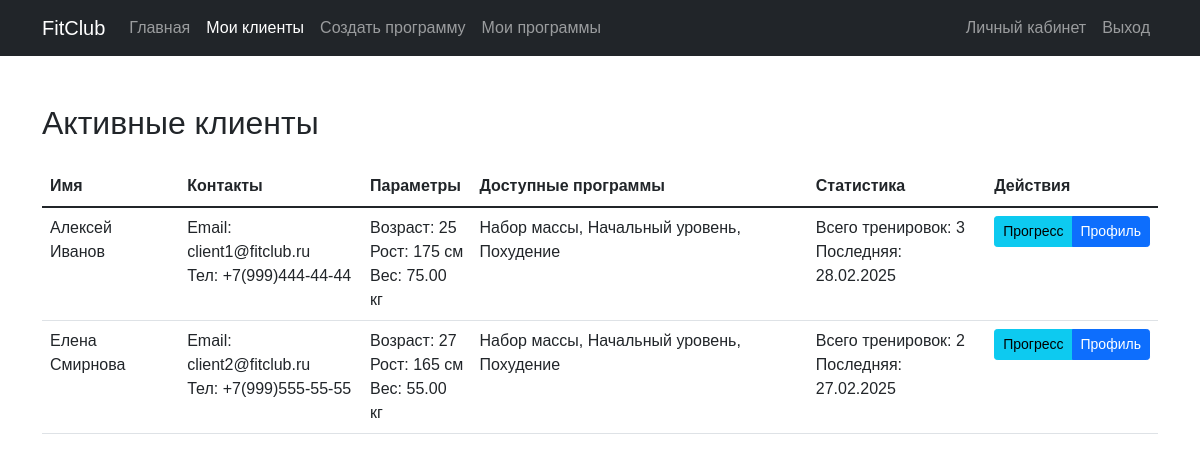
Screenshot of /trainer/my_clients.php (signed in) with the database file from the repository.
### tables this page shows
CREATE TABLE users (
    id INT AUTO_INCREMENT PRIMARY KEY,
    email VARCHAR(255) UNIQUE NOT NULL,
    password VARCHAR(255) NOT NULL,
    role ENUM('client', 'trainer', 'admin') DEFAULT 'client',
    phone VARCHAR(255) NULL,
    name VARCHAR(255) NULL,
    age INT NULL,
    height INT NULL,
    weight DECIMAL(5,2) NULL,
    created_at TIMESTAMP DEFAULT CURRENT_TIMESTAMP,
    updated_at TIMESTAMP DEFAULT CURRENT_TIMESTAMP ON UPDATE CURRENT_TIMESTAMP
);

### trainer/my_clients.php (the view, shortened to what this page needs)
<?php
require_once '../config/db.php';
$sql = "SELECT u.id, u.name, u.email, u.phone, u.age, u.height, u.weight,
        ct.start_date, ct.end_date,
        (SELECT COUNT(*) FROM workout_diary wd WHERE wd.user_id = u.id) as workouts_count,
        (SELECT workout_date FROM workout_diary wd
         WHERE wd.user_id = u.id
         ORDER BY workout_date DESC LIMIT 1) as last_workout,
        GROUP_CONCAT(DISTINCT wp.name SEPARATOR ', ') as available_programs
        FROM users u
        JOIN client_trainer ct ON u.id = ct.client_id
        LEFT JOIN workout_programs wp ON wp.created_by = ct.trainer_id
        WHERE ct.trainer_id = ? AND (ct.end_date IS NULL OR ct.end_date >= CURDATE())
        GROUP BY u.id, u.name, u.email, u.phone, u.age, u.height, u.weight,
                 ct.start_date, ct.end_date
        ORDER BY u.name";
$stmt = $conn->prepare($sql);
$stmt->bind_param("i", $_SESSION['user_id']);
$stmt->execute();
$active_clients = $stmt->get_result()->fetch_all(MYSQLI_ASSOC);
?>
<!DOCTYPE html>
<html lang="ru">
<head>
    <link href="https://cdn.jsdelivr.net/npm/bootstrap@5.1.3/dist/css/bootstrap.min.css" rel="stylesheet">
    <link rel="stylesheet" href="../css/style.css">
</head>
<body>
    <nav class="navbar navbar-expand-lg navbar-dark bg-dark">
        <div class="container">
            <a class="navbar-brand" href="../index.php">FitClub</a>
            <div class="collapse navbar-collapse" id="navbarNav">
                <ul class="navbar-nav me-auto">
                    <li class="nav-item">
                        <a class="nav-link" href="../index.php">Главная</a>
                    </li>
                    <li class="nav-item">
                        <a class="nav-link active" href="my_clients.php">Мои клиенты</a>
                    </li>
                    <li class="nav-item">
                        <a class="nav-link" href="create_program.php">Создать программу</a>
                    </li>
                    <li class="nav-item">
                        <a class="nav-link" href="my_programs.php">Мои программы</a>
                    </li>
                </ul>
                <ul class="navbar-nav">
                    <li class="nav-item">
                        <a class="nav-link" href="../profile.php">Личный кабинет</a>
                    </li>
                    <li class="nav-item">
                        <a class="nav-link" href="../logout.php" onclick="return confirm('Вы действительно хотите выйти из аккаунта?')">Выход</a>
                    </li>
                </ul>
            </div>
        </div>
    </nav>
    <div class="container py-5">
        <h2 class="mb-4">Активные клиенты</h2>
        <?php if(empty($active_clients)): ?>
            <div class="alert alert-info">У вас пока нет активных клиентов</div>
        <?php else: ?>
            <div class="table-responsive">
                <table class="table table-hover">
                    <thead>
                        <tr>
                            <th>Имя</th>
                            <th>Контакты</th>
                            <th>Параметры</th>
                            <th>Доступные программы</th>
                            <th>Статистика</th>
                            <th>Действия</th>
                        </tr>
                    </thead>
                    <tbody>
                        <?php foreach($active_clients as $client): ?>
                            <tr>
                                <td><?php echo htmlspecialchars($client['name']); ?></td>
                                <td>
                                    <div>Email: <?php echo htmlspecialchars($client['email']); ?></div>
                                    <div>Тел: <?php echo htmlspecialchars($client['phone']); ?></div>
                                </td>
                                <td>
                                    <div>Возраст: <?php echo $client['age']; ?></div>
                                    <div>Рост: <?php echo $client['height']; ?> см</div>
                                    <div>Вес: <?php echo $client['weight']; ?> кг</div>
                                </td>
                                <td>
                                    <?php if($client['available_programs']): ?>
                                        <?php echo htmlspecialchars($client['available_programs']); ?>
                                    <?php else: ?>
                                        <span class="text-muted">Нет доступных программ</span>
                                    <?php endif; ?>
                                </td>
                                <td>
                                    <div>Всего тренировок: <?php echo $client['workouts_count']; ?></div>
                                    <?php if($client['last_workout']): ?>
                                        <div>Последняя: <?php echo date('d.m.Y', strtotime($client['last_workout'])); ?></div>
                                    <?php endif; ?>
                                </td>
                                <td>
                                    <div class="btn-group">
                                        <a href="view_progress.php?client_id=<?php echo $client['id']; ?>"
                                           class="btn btn-sm btn-info">
                                            Прогресс
                                        </a>
                                        <a href="client_profile.php?client_id=<?php echo $client['id']; ?>"
                                           class="btn btn-sm btn-primary">
                                            Профиль
                                        </a>
                                    </div>
                                </td>
                            </tr>
                        <?php endforeach; ?>
                    </tbody>
                </table>
            </div>
        <?php endif; ?>
    </div>
</body>
</html>

### css/style.css (style rules this page uses)
body { font-family: 'Arial', sans-serif; }

### rows the page displays
users: name "Алексей Иванов", email "client1@fitclub.ru", phone "+7(999)444-44-44", age "25", height "175", weight "75.00", available_programs "Набор массы, Начальный уровень, Похудение", workouts_count "3", last_workout "28.02.2025"
users: name "Елена Смирнова", email "client2@fitclub.ru", phone "+7(999)555-55-55", age "27", height "165", weight "55.00", available_programs "Набор массы, Начальный уровень, Похудение", workouts_count "2", last_workout "27.02.2025"
